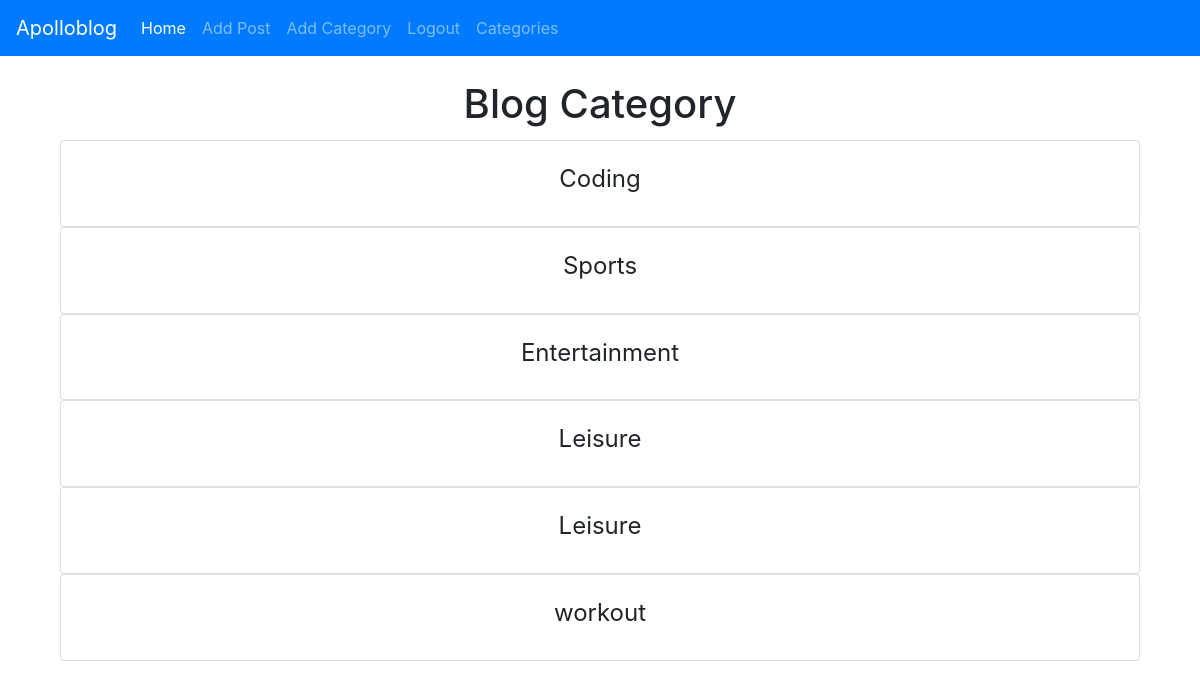
The page /category-list (signed in) on the database as committed earlier.
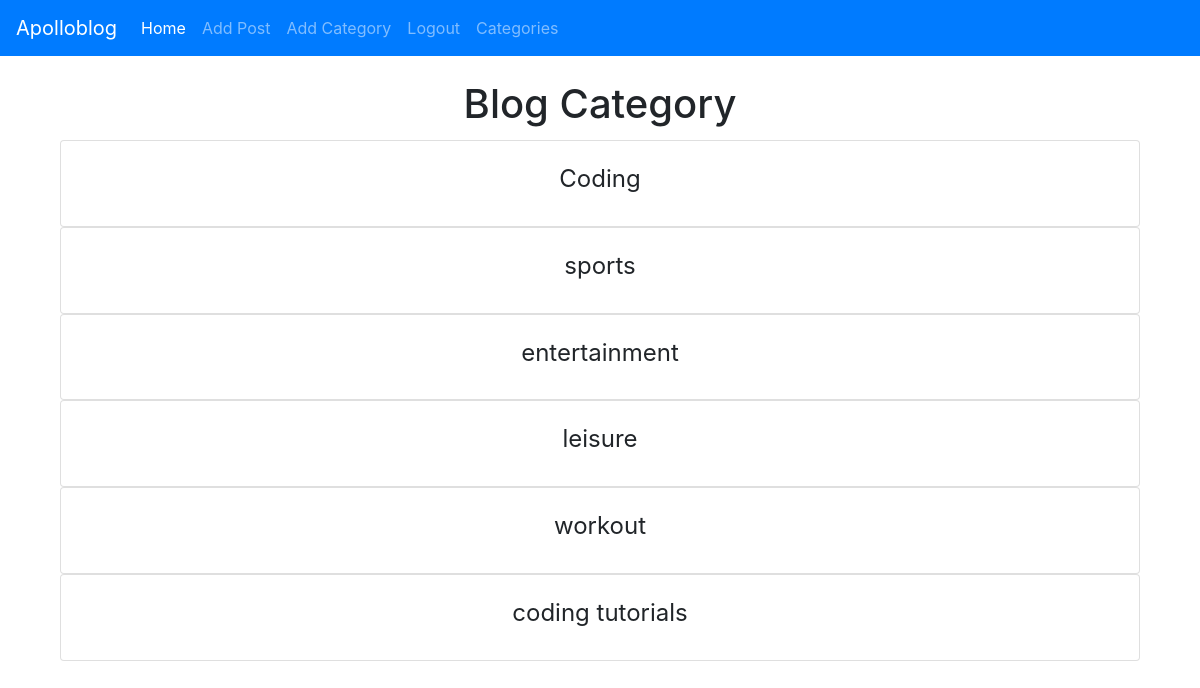
The same page on the database as committed later.
### blogroot/models.py (models this page shows, shortened)
class Category(models.Model):
	name = models.CharField(max_length=255)
	def __str__(self):
		return self.name

### blogroot/views.py (the view)
# urls.py: path('category-list',CategoryListView, name='category-list'),
def CategoryListView(request):
	cat_menu_list = Category.objects.all()
	return render(request, 'category_list.html', {'cat_menu_list':cat_menu_list})

### blogroot/templates/category_list.html
{% extends 'base.html' %}
{% block content %}
{% if user.is_authenticated %}
<h1 class="card-title" align = center> {% block title %} Blog Category {% endblock %} </h1>
{% for item in cat_menu_list %}
<div class="container-fluid">
<div class="card">
<div class="card-body">
	<h4 align = center><a class="dropdown-item" href="{% url 'category' item|slugify %}">{{ item }}</a></h4>
</div>
</div>
</div>
{% endfor %}
{% else %}
You are not allowed here! (and you know it...)<br />
	<a href="{% url 'home' %}" class="btn btn-primary"> Back to Home </a>
{% endif %}
{% endblock %}

### blogroot/templates/base.html (shortened to what this page needs)
<!doctype html>
<html lang="en">
  <head>
    <link rel="stylesheet" href="https://cdn.jsdelivr.net/npm/bootstrap@4.4.1/dist/css/bootstrap.min.css">
  </head>
  <body>
    <nav class="navbar navbar-expand-lg navbar-dark bg-primary">
  <a class="navbar-brand" href="{% url 'home' %}"> Apolloblog </a>
  <div class="collapse navbar-collapse" id="navbarNavDropdown">
    <ul class="navbar-nav">
      <li class="nav-item active">
        <a class="nav-link" href="{% url 'home' %}">Home</a>
      </li>
      {% if user.is_authenticated %}
        <li class="nav-item">
          <a class="nav-link" href="{% url 'add_post' %}">Add Post</a>
        </li>
        <li class="nav-item">
          <a class="nav-link" href="{% url 'add_category' %}">Add Category</a>
        </li>
        <li class="nav-item">
          <a class="nav-link" href="{% url 'logout' %}">Logout</a>
        </li>
      {% endif %}
      {% if cat_menu %}
        <li class="nav-item dropdown">
          <a class="nav-link dropdown-toggle" href="#" id="navbarDropdown" role="button" data-toggle="dropdown" aria-haspopup="true" aria-expanded="false">
            Category
          </a>
          <div class="dropdown-menu" aria-labelledby="navbarDropdown">
            {% for item in cat_menu %}
              <a class="dropdown-item "href="{% url 'category' item|slugify %}">{{ item }}</a>
            {% endfor %}
          </div>
        </li>
      {% else %}
        <li class="nav-item">
          <a class="nav-link" href="{% url 'category-list' %}">Categories</a>
        </li>
      {% endif %}
    </ul>
  </div>
</nav>
<br/>
<div class="container">
  {% block content %}
  {% endblock %}
</div>
  </body>
</html>

Rows that differ between the two databases and show on the page:
removed Category: name "Leisure"
changed Category: name "Sports" → "sports"
changed Category: name "Entertainment" → "entertainment"
changed Category: name "Leisure" → "leisure"
added Category: name "coding tutorials"
